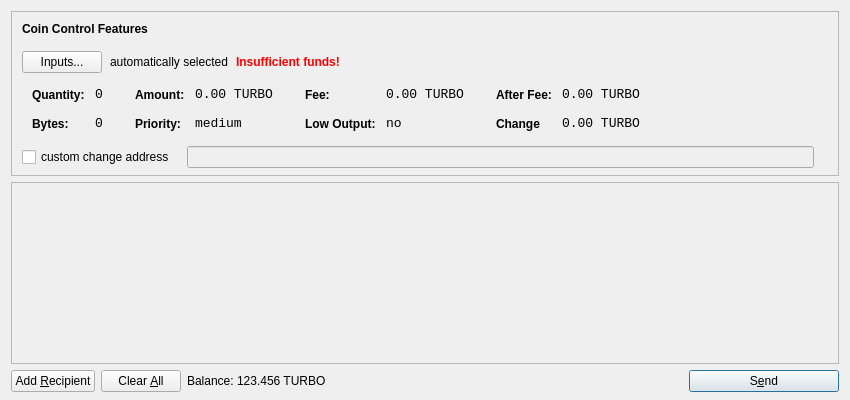
<?xml version="1.0" encoding="UTF-8"?>
<ui version="4.0">
 <class>SendCoinsDialog</class>
 <widget class="QDialog" name="SendCoinsDialog">
  <property name="geometry">
   <rect>
    <x>0</x>
    <y>0</y>
    <width>850</width>
    <height>400</height>
   </rect>
  </property>
  <property name="windowTitle">
   <string>Send Coins</string>
  </property>
  <layout class="QVBoxLayout" name="verticalLayout" stretch="0,1,0">
   <property name="bottomMargin">
    <number>8</number>
   </property>
   <item>
    <widget class="QFrame" name="frameCoinControl">
     <property name="sizePolicy">
      <sizepolicy hsizetype="Expanding" vsizetype="Expanding">
       <horstretch>0</horstretch>
       <verstretch>0</verstretch>
      </sizepolicy>
     </property>
     <property name="maximumSize">
      <size>
       <width>16777215</width>
       <height>16777215</height>
      </size>
     </property>
     <property name="frameShape">
      <enum>QFrame::StyledPanel</enum>
     </property>
     <property name="frameShadow">
      <enum>QFrame::Sunken</enum>
     </property>
     <layout class="QVBoxLayout" name="verticalLayoutCoinControl2">
      <property name="spacing">
       <number>-1</number>
      </property>
      <property name="leftMargin">
       <number>0</number>
      </property>
      <property name="topMargin">
       <number>0</number>
      </property>
      <property name="rightMargin">
       <number>0</number>
      </property>
      <property name="bottomMargin">
       <number>6</number>
      </property>
      <item>
       <layout class="QVBoxLayout" name="verticalLayoutCoinControl" stretch="0,0,0,0,1">
        <property name="spacing">
         <number>0</number>
        </property>
        <property name="leftMargin">
         <number>10</number>
        </property>
        <property name="topMargin">
         <number>10</number>
        </property>
        <item>
         <layout class="QHBoxLayout" name="horizontalLayoutCoinControl1">
          <property name="bottomMargin">
           <number>15</number>
          </property>
          <item>
           <widget class="QLabel" name="labelCoinControlFeatures">
            <property name="sizePolicy">
             <sizepolicy hsizetype="Preferred" vsizetype="Maximum">
              <horstretch>0</horstretch>
              <verstretch>0</verstretch>
             </sizepolicy>
            </property>
            <property name="font">
             <font>
              <weight>75</weight>
              <bold>true</bold>
             </font>
            </property>
            <property name="styleSheet">
             <string notr="true">font-weight:bold;</string>
            </property>
            <property name="text">
             <string>Coin Control Features</string>
            </property>
           </widget>
          </item>
         </layout>
        </item>
        <item>
         <layout class="QHBoxLayout" name="horizontalLayoutCoinControl2" stretch="0,0,0,0">
          <property name="spacing">
           <number>8</number>
          </property>
          <property name="bottomMargin">
           <number>10</number>
          </property>
          <item>
           <widget class="QPushButton" name="pushButtonCoinControl">
            <property name="styleSheet">
             <string notr="true"/>
            </property>
            <property name="text">
             <string>Inputs...</string>
            </property>
           </widget>
          </item>
          <item>
           <widget class="QLabel" name="labelCoinControlAutomaticallySelected">
            <property name="text">
             <string>automatically selected</string>
            </property>
            <property name="margin">
             <number>5</number>
            </property>
           </widget>
          </item>
          <item>
           <widget class="QLabel" name="labelCoinControlInsuffFunds">
            <property name="font">
             <font>
              <weight>75</weight>
              <bold>true</bold>
             </font>
            </property>
            <property name="styleSheet">
             <string notr="true">color:red;font-weight:bold;</string>
            </property>
            <property name="text">
             <string>Insufficient funds!</string>
            </property>
            <property name="margin">
             <number>5</number>
            </property>
           </widget>
          </item>
          <item>
           <spacer name="horizontalSpacerCoinControl">
            <property name="orientation">
             <enum>Qt::Horizontal</enum>
            </property>
            <property name="sizeHint" stdset="0">
             <size>
              <width>40</width>
              <height>1</height>
             </size>
            </property>
           </spacer>
          </item>
         </layout>
        </item>
        <item>
         <widget class="QWidget" name="widgetCoinControl" native="true">
          <property name="sizePolicy">
           <sizepolicy hsizetype="Preferred" vsizetype="Preferred">
            <horstretch>0</horstretch>
            <verstretch>0</verstretch>
           </sizepolicy>
          </property>
          <property name="minimumSize">
           <size>
            <width>0</width>
            <height>0</height>
           </size>
          </property>
          <property name="styleSheet">
           <string notr="true"/>
          </property>
          <layout class="QHBoxLayout" name="horizontalLayoutCoinControl5">
           <property name="margin">
            <number>0</number>
           </property>
           <item>
            <layout class="QHBoxLayout" name="horizontalLayoutCoinControl3" stretch="0,0,0,1">
             <property name="spacing">
              <number>20</number>
             </property>
             <property name="topMargin">
              <number>0</number>
             </property>
             <property name="bottomMargin">
              <number>10</number>
             </property>
             <item>
              <layout class="QFormLayout" name="formLayoutCoinControl1">
               <property name="horizontalSpacing">
                <number>10</number>
               </property>
               <property name="verticalSpacing">
                <number>14</number>
               </property>
               <property name="leftMargin">
                <number>10</number>
               </property>
               <property name="topMargin">
                <number>4</number>
               </property>
               <property name="rightMargin">
                <number>6</number>
               </property>
               <item row="0" column="0">
                <widget class="QLabel" name="labelCoinControlQuantityText">
                 <property name="styleSheet">
                  <string notr="true">font-weight:bold;</string>
                 </property>
                 <property name="text">
                  <string>Quantity:</string>
                 </property>
                 <property name="margin">
                  <number>0</number>
                 </property>
                </widget>
               </item>
               <item row="0" column="1">
                <widget class="QLabel" name="labelCoinControlQuantity">
                 <property name="font">
                  <font>
                   <family>Monospace</family>
                   <pointsize>10</pointsize>
                  </font>
                 </property>
                 <property name="cursor">
                  <cursorShape>IBeamCursor</cursorShape>
                 </property>
                 <property name="contextMenuPolicy">
                  <enum>Qt::ActionsContextMenu</enum>
                 </property>
                 <property name="text">
                  <string>0</string>
                 </property>
                 <property name="margin">
                  <number>0</number>
                 </property>
                 <property name="textInteractionFlags">
                  <set>Qt::LinksAccessibleByMouse|Qt::TextSelectableByKeyboard|Qt::TextSelectableByMouse</set>
                 </property>
                </widget>
               </item>
               <item row="1" column="0">
                <widget class="QLabel" name="labelCoinControlBytesText">
                 <property name="styleSheet">
                  <string notr="true">font-weight:bold;</string>
                 </property>
                 <property name="text">
                  <string>Bytes:</string>
                 </property>
                </widget>
               </item>
               <item row="1" column="1">
                <widget class="QLabel" name="labelCoinControlBytes">
                 <property name="font">
                  <font>
                   <family>Monospace</family>
                   <pointsize>10</pointsize>
                  </font>
                 </property>
                 <property name="cursor">
                  <cursorShape>IBeamCursor</cursorShape>
                 </property>
                 <property name="contextMenuPolicy">
                  <enum>Qt::ActionsContextMenu</enum>
                 </property>
                 <property name="text">
                  <string>0</string>
                 </property>
                 <property name="textInteractionFlags">
                  <set>Qt::LinksAccessibleByMouse|Qt::TextSelectableByKeyboard|Qt::TextSelectableByMouse</set>
                 </property>
                </widget>
               </item>
              </layout>
             </item>
             <item>
              <layout class="QFormLayout" name="formLayoutCoinControl2">
               <property name="horizontalSpacing">
                <number>10</number>
               </property>
               <property name="verticalSpacing">
                <number>14</number>
               </property>
               <property name="leftMargin">
                <number>6</number>
               </property>
               <property name="topMargin">
                <number>4</number>
               </property>
               <property name="rightMargin">
                <number>6</number>
               </property>
               <item row="0" column="0">
                <widget class="QLabel" name="labelCoinControlAmountText">
                 <property name="styleSheet">
                  <string notr="true">font-weight:bold;</string>
                 </property>
                 <property name="text">
                  <string>Amount:</string>
                 </property>
                 <property name="margin">
                  <number>0</number>
                 </property>
                </widget>
               </item>
               <item row="0" column="1">
                <widget class="QLabel" name="labelCoinControlAmount">
                 <property name="font">
                  <font>
                   <family>Monospace</family>
                   <pointsize>10</pointsize>
                  </font>
                 </property>
                 <property name="cursor">
                  <cursorShape>IBeamCursor</cursorShape>
                 </property>
                 <property name="contextMenuPolicy">
                  <enum>Qt::ActionsContextMenu</enum>
                 </property>
                 <property name="text">
                  <string>0.00 TURBO</string>
                 </property>
                 <property name="textInteractionFlags">
                  <set>Qt::LinksAccessibleByMouse|Qt::TextSelectableByKeyboard|Qt::TextSelectableByMouse</set>
                 </property>
                </widget>
               </item>
               <item row="1" column="0">
                <widget class="QLabel" name="labelCoinControlPriorityText">
                 <property name="styleSheet">
                  <string notr="true">font-weight:bold;</string>
                 </property>
                 <property name="text">
                  <string>Priority:</string>
                 </property>
                </widget>
               </item>
               <item row="1" column="1">
                <widget class="QLabel" name="labelCoinControlPriority">
                 <property name="font">
                  <font>
                   <family>Monospace</family>
                   <pointsize>10</pointsize>
                  </font>
                 </property>
                 <property name="cursor">
                  <cursorShape>IBeamCursor</cursorShape>
                 </property>
                 <property name="contextMenuPolicy">
                  <enum>Qt::ActionsContextMenu</enum>
                 </property>
                 <property name="text">
                  <string>medium</string>
                 </property>
                 <property name="textInteractionFlags">
                  <set>Qt::LinksAccessibleByMouse|Qt::TextSelectableByKeyboard|Qt::TextSelectableByMouse</set>
                 </property>
                </widget>
               </item>
              </layout>
             </item>
             <item>
              <layout class="QFormLayout" name="formLayoutCoinControl3">
               <property name="horizontalSpacing">
                <number>10</number>
               </property>
               <property name="verticalSpacing">
                <number>14</number>
               </property>
               <property name="leftMargin">
                <number>6</number>
               </property>
               <property name="topMargin">
                <number>4</number>
               </property>
               <property name="rightMargin">
                <number>6</number>
               </property>
               <item row="0" column="0">
                <widget class="QLabel" name="labelCoinControlFeeText">
                 <property name="styleSheet">
                  <string notr="true">font-weight:bold;</string>
                 </property>
                 <property name="text">
                  <string>Fee:</string>
                 </property>
                 <property name="margin">
                  <number>0</number>
                 </property>
                </widget>
               </item>
               <item row="0" column="1">
                <widget class="QLabel" name="labelCoinControlFee">
                 <property name="font">
                  <font>
                   <family>Monospace</family>
                   <pointsize>10</pointsize>
                  </font>
                 </property>
                 <property name="cursor">
                  <cursorShape>IBeamCursor</cursorShape>
                 </property>
                 <property name="contextMenuPolicy">
                  <enum>Qt::ActionsContextMenu</enum>
                 </property>
                 <property name="text">
                  <string>0.00 TURBO</string>
                 </property>
                 <property name="textInteractionFlags">
                  <set>Qt::LinksAccessibleByMouse|Qt::TextSelectableByKeyboard|Qt::TextSelectableByMouse</set>
                 </property>
                </widget>
               </item>
               <item row="1" column="0">
                <widget class="QLabel" name="labelCoinControlLowOutputText">
                 <property name="styleSheet">
                  <string notr="true">font-weight:bold;</string>
                 </property>
                 <property name="text">
                  <string>Low Output:</string>
                 </property>
                </widget>
               </item>
               <item row="1" column="1">
                <widget class="QLabel" name="labelCoinControlLowOutput">
                 <property name="font">
                  <font>
                   <family>Monospace</family>
                   <pointsize>10</pointsize>
                  </font>
                 </property>
                 <property name="cursor">
                  <cursorShape>IBeamCursor</cursorShape>
                 </property>
                 <property name="contextMenuPolicy">
                  <enum>Qt::ActionsContextMenu</enum>
                 </property>
                 <property name="text">
                  <string>no</string>
                 </property>
                 <property name="textInteractionFlags">
                  <set>Qt::LinksAccessibleByMouse|Qt::TextSelectableByKeyboard|Qt::TextSelectableByMouse</set>
                 </property>
                </widget>
               </item>
              </layout>
             </item>
             <item>
              <layout class="QFormLayout" name="formLayoutCoinControl4">
               <property name="horizontalSpacing">
                <number>10</number>
               </property>
               <property name="verticalSpacing">
                <number>14</number>
               </property>
               <property name="leftMargin">
                <number>6</number>
               </property>
               <property name="topMargin">
                <number>4</number>
               </property>
               <property name="rightMargin">
                <number>6</number>
               </property>
               <item row="0" column="0">
                <widget class="QLabel" name="labelCoinControlAfterFeeText">
                 <property name="styleSheet">
                  <string notr="true">font-weight:bold;</string>
                 </property>
                 <property name="text">
                  <string>After Fee:</string>
                 </property>
                 <property name="margin">
                  <number>0</number>
                 </property>
                </widget>
               </item>
               <item row="0" column="1">
                <widget class="QLabel" name="labelCoinControlAfterFee">
                 <property name="font">
                  <font>
                   <family>Monospace</family>
                   <pointsize>10</pointsize>
                  </font>
                 </property>
                 <property name="cursor">
                  <cursorShape>IBeamCursor</cursorShape>
                 </property>
                 <property name="contextMenuPolicy">
                  <enum>Qt::ActionsContextMenu</enum>
                 </property>
                 <property name="text">
                  <string>0.00 TURBO</string>
                 </property>
                 <property name="textInteractionFlags">
                  <set>Qt::LinksAccessibleByMouse|Qt::TextSelectableByKeyboard|Qt::TextSelectableByMouse</set>
                 </property>
                </widget>
               </item>
               <item row="1" column="0">
                <widget class="QLabel" name="labelCoinControlChangeText">
                 <property name="styleSheet">
                  <string notr="true">font-weight:bold;</string>
                 </property>
                 <property name="text">
                  <string>Change</string>
                 </property>
                </widget>
               </item>
               <item row="1" column="1">
                <widget class="QLabel" name="labelCoinControlChange">
                 <property name="font">
                  <font>
                   <family>Monospace</family>
                   <pointsize>10</pointsize>
                  </font>
                 </property>
                 <property name="cursor">
                  <cursorShape>IBeamCursor</cursorShape>
                 </property>
                 <property name="contextMenuPolicy">
                  <enum>Qt::ActionsContextMenu</enum>
                 </property>
                 <property name="text">
                  <string>0.00 TURBO</string>
                 </property>
                 <property name="textInteractionFlags">
                  <set>Qt::LinksAccessibleByMouse|Qt::TextSelectableByKeyboard|Qt::TextSelectableByMouse</set>
                 </property>
                </widget>
               </item>
              </layout>
             </item>
            </layout>
           </item>
          </layout>
         </widget>
        </item>
        <item>
         <layout class="QHBoxLayout" name="horizontalLayoutCoinControl4" stretch="0,0,0">
          <property name="spacing">
           <number>12</number>
          </property>
          <property name="sizeConstraint">
           <enum>QLayout::SetDefaultConstraint</enum>
          </property>
          <property name="topMargin">
           <number>5</number>
          </property>
          <property name="rightMargin">
           <number>5</number>
          </property>
          <item>
           <widget class="QCheckBox" name="checkBoxCoinControlChange">
            <property name="text">
             <string>custom change address</string>
            </property>
           </widget>
          </item>
          <item>
           <widget class="QLineEdit" name="lineEditCoinControlChange">
            <property name="enabled">
             <bool>false</bool>
            </property>
            <property name="sizePolicy">
             <sizepolicy hsizetype="Expanding" vsizetype="Fixed">
              <horstretch>0</horstretch>
              <verstretch>0</verstretch>
             </sizepolicy>
            </property>
           </widget>
          </item>
          <item>
           <widget class="QLabel" name="labelCoinControlChangeLabel">
            <property name="sizePolicy">
             <sizepolicy hsizetype="Preferred" vsizetype="Expanding">
              <horstretch>0</horstretch>
              <verstretch>0</verstretch>
             </sizepolicy>
            </property>
            <property name="minimumSize">
             <size>
              <width>0</width>
              <height>0</height>
             </size>
            </property>
            <property name="text">
             <string/>
            </property>
            <property name="margin">
             <number>3</number>
            </property>
           </widget>
          </item>
         </layout>
        </item>
        <item>
         <spacer name="verticalSpacerCoinControl">
          <property name="orientation">
           <enum>Qt::Vertical</enum>
          </property>
          <property name="sizeHint" stdset="0">
           <size>
            <width>800</width>
            <height>1</height>
           </size>
          </property>
         </spacer>
        </item>
       </layout>
      </item>
     </layout>
    </widget>
   </item>
   <item>
    <widget class="QScrollArea" name="scrollArea">
     <property name="widgetResizable">
      <bool>true</bool>
     </property>
     <widget class="QWidget" name="scrollAreaWidgetContents">
      <property name="geometry">
       <rect>
        <x>0</x>
        <y>0</y>
        <width>830</width>
        <height>165</height>
       </rect>
      </property>
      <layout class="QVBoxLayout" name="verticalLayout_2">
       <property name="margin">
        <number>0</number>
       </property>
       <item>
        <layout class="QVBoxLayout" name="entries">
         <property name="spacing">
          <number>6</number>
         </property>
        </layout>
       </item>
       <item>
        <spacer name="verticalSpacer">
         <property name="orientation">
          <enum>Qt::Vertical</enum>
         </property>
         <property name="sizeHint" stdset="0">
          <size>
           <width>20</width>
           <height>40</height>
          </size>
         </property>
        </spacer>
       </item>
      </layout>
     </widget>
    </widget>
   </item>
   <item>
    <layout class="QHBoxLayout" name="horizontalLayout">
     <item>
      <widget class="QPushButton" name="addButton">
       <property name="toolTip">
        <string>Send to multiple recipients at once</string>
       </property>
       <property name="text">
        <string>Add &amp;Recipient</string>
       </property>
       <property name="icon">
        <iconset resource="../bitcoin.qrc">
         <normaloff>:/icons/add</normaloff>:/icons/add</iconset>
       </property>
       <property name="autoDefault">
        <bool>false</bool>
       </property>
      </widget>
     </item>
     <item>
      <widget class="QPushButton" name="clearButton">
       <property name="sizePolicy">
        <sizepolicy hsizetype="Minimum" vsizetype="Fixed">
         <horstretch>0</horstretch>
         <verstretch>0</verstretch>
        </sizepolicy>
       </property>
       <property name="toolTip">
        <string>Remove all transaction fields</string>
       </property>
       <property name="text">
        <string>Clear &amp;All</string>
       </property>
       <property name="icon">
        <iconset resource="../bitcoin.qrc">
         <normaloff>:/icons/remove</normaloff>:/icons/remove</iconset>
       </property>
       <property name="autoRepeatDelay">
        <number>300</number>
       </property>
       <property name="autoDefault">
        <bool>false</bool>
       </property>
      </widget>
     </item>
     <item>
      <layout class="QHBoxLayout" name="horizontalLayout_2">
       <property name="spacing">
        <number>3</number>
       </property>
       <item>
        <widget class="QLabel" name="label">
         <property name="sizePolicy">
          <sizepolicy hsizetype="Preferred" vsizetype="Fixed">
           <horstretch>0</horstretch>
           <verstretch>0</verstretch>
          </sizepolicy>
         </property>
         <property name="text">
          <string>Balance:</string>
         </property>
        </widget>
       </item>
       <item>
        <widget class="QLabel" name="labelBalance">
         <property name="sizePolicy">
          <sizepolicy hsizetype="Preferred" vsizetype="Fixed">
           <horstretch>0</horstretch>
           <verstretch>0</verstretch>
          </sizepolicy>
         </property>
         <property name="cursor">
          <cursorShape>IBeamCursor</cursorShape>
         </property>
         <property name="text">
          <string>123.456 TURBO</string>
         </property>
         <property name="textInteractionFlags">
          <set>Qt::LinksAccessibleByMouse|Qt::TextSelectableByKeyboard|Qt::TextSelectableByMouse</set>
         </property>
        </widget>
       </item>
      </layout>
     </item>
     <item>
      <spacer name="horizontalSpacer">
       <property name="orientation">
        <enum>Qt::Horizontal</enum>
       </property>
       <property name="sizeHint" stdset="0">
        <size>
         <width>40</width>
         <height>20</height>
        </size>
       </property>
      </spacer>
     </item>
     <item>
      <widget class="QPushButton" name="sendButton">
       <property name="minimumSize">
        <size>
         <width>150</width>
         <height>0</height>
        </size>
       </property>
       <property name="toolTip">
        <string>Confirm the send action</string>
       </property>
       <property name="text">
        <string>S&amp;end</string>
       </property>
       <property name="icon">
        <iconset resource="../bitcoin.qrc">
         <normaloff>:/icons/send</normaloff>:/icons/send</iconset>
       </property>
       <property name="default">
        <bool>true</bool>
       </property>
      </widget>
     </item>
    </layout>
   </item>
  </layout>
 </widget>
 <resources>
  <include location="../bitcoin.qrc"/>
 </resources>
 <connections/>
</ui>
